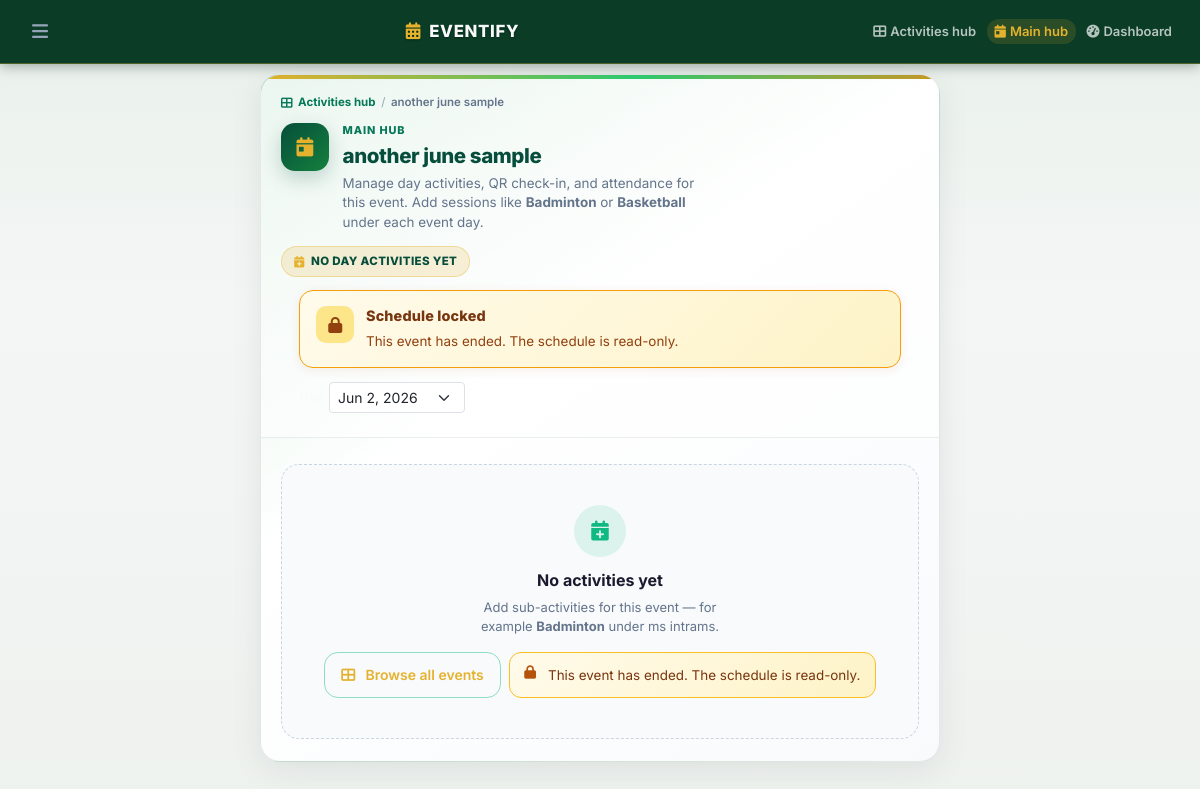
Page /event_activities.php?id=19 (signed in) on the committed database.
### tables this page shows
CREATE TABLE `events` (
  `id` int(11) NOT NULL,
  `title` varchar(150) NOT NULL,
  `description` text DEFAULT NULL,
  `date` date DEFAULT NULL,
  `end_date` date DEFAULT NULL,
  `start_time` time DEFAULT NULL,
  `end_time` time DEFAULT NULL,
  `end_time_na` tinyint(1) NOT NULL DEFAULT 0,
  `location` varchar(255) DEFAULT NULL,
  `organizer_id` int(11) NOT NULL,
  `created_at` timestamp NOT NULL DEFAULT current_timestamp(),
  `status` enum('pending','active','rejected','closed') DEFAULT 'pending',
  `department` varchar(800) NOT NULL DEFAULT 'ALL',
  `checkin_token` varchar(64) DEFAULT NULL,
  `reject_reason` text DEFAULT NULL,
  `registration_mode` varchar(20) NOT NULL DEFAULT 'rsvp'
);

CREATE TABLE `event_schedule_dates` (
  `id` int(11) NOT NULL,
  `event_id` int(11) NOT NULL,
  `schedule_date` date NOT NULL,
  `start_time` time DEFAULT NULL,
  `end_time` time DEFAULT NULL,
  `end_time_na` tinyint(1) NOT NULL DEFAULT 0
);

### event_activities.php (the view, shortened to what the rows shown need)
<?php
include __DIR__ . '/config/db.php';
require_once __DIR__ . '/backend/lib/event_day_sessions.php';
require_once __DIR__ . '/backend/lib/event_calendar.php';
$userId = (int) $_SESSION['user_id'];
$role = $_SESSION['role'] ?? '';
$eventId = (int) ($_GET['id'] ?? 0);
$dayFilter = substr(trim((string) ($_GET['day'] ?? '')), 0, 10);
$todayYmd = eventify_today_ymd();
$event = eventify_load_event_for_activities_hub($conn, $eventId);
$viewerId = in_array($role, ['student', 'organizer'], true) ? $userId : null;
$eventsForAttach = [$event];
eventify_events_attach_schedule_dates($conn, $eventsForAttach);
$event = $eventsForAttach[0];
$eventScheduleDates = eventify_event_calendar_display_dates($event);
$allSessions = eventify_load_event_day_sessions($conn, $eventId, null, $viewerId);
$byDate = eventify_group_sessions_by_date($allSessions);
$liveSessions = array_values(array_filter($allSessions, static function ($s) use ($todayYmd, $event) {
    return eventify_session_is_live_now($s, $todayYmd, null, $event);
}));
$isOrganizer = eventify_user_can_manage_event_activities($role, $userId, $event);
$isStudent = $role === 'student';
$isMultimedia = $role === 'multimedia';
$eventTicketSalesOpen = false;
if ($isOrganizer) {
    $defaultActivityDay = $dayFilter !== '' && in_array($dayFilter, $eventScheduleDates, true)
        ? $dayFilter
        : (in_array($todayYmd, $eventScheduleDates, true) ? $todayYmd : ($eventScheduleDates[0] ?? ''));
}
$eventCanReopen = false;
if ($isOrganizer) {
    require_once __DIR__ . '/backend/lib/event_status_auto.php';
    $dayLock = eventify_organizer_event_has_editable_schedule_day($conn, $eventId, $eventScheduleDates);
    $eventHasEditableScheduleDay = $dayLock['ok'];
    if (!$eventHasEditableScheduleDay) {
        $scheduleLockMessage = $dayLock['error'];
    }
}
$activitiesHubListUrl = BASE_URL . '/activities_hub.php';
$view = 'hub';
$studentMainRsvped = false;
$studentHasMainAccess = false;
$mainEventRegMode = $event ? eventify_event_registration_mode($event) : 'rsvp';
$mainRegCount = 0;
$mainMaxCap = null;
$mainEventOpenForRsvp = false;
function eah_h(string $s): string
{
    return htmlspecialchars($s, ENT_QUOTES, 'UTF-8');
}
    ?>
<!DOCTYPE html>
<html lang="en">
<head>
    <link href="https://cdn.jsdelivr.net/npm/bootstrap@5.3.2/dist/css/bootstrap.min.css" rel="stylesheet">
    <link rel="stylesheet" href="https://cdnjs.cloudflare.com/ajax/libs/font-awesome/6.4.0/css/all.min.css">
    <link rel="stylesheet" href="<?= BASE_URL ?>/assets/css/event_activities_hub.css?v=53">
    <?php if ($isStudent || $isOrganizer || $isMultimedia): ?>
    <link rel="stylesheet" href="<?= BASE_URL ?>/assets/css/eventify_modal.css?v=9">
    <?php endif; ?>
    <?php if ($isOrganizer): ?>
    <link rel="stylesheet" href="<?= BASE_URL ?>/assets/css/event_day_sessions.css?v=8">
    <link rel="stylesheet" href="<?= BASE_URL ?>/assets/css/create_event_modal.css?v=13">
    <link rel="stylesheet" href="https://cdn.jsdelivr.net/npm/leaflet@1.9.4/dist/leaflet.css">
    <?php endif; ?>
</head>
<body class="event-activities-hub<?= $isOrganizer ? ' event-activities-hub--organizer event-activities-hub--student' : '' ?><?= $isStudent ? ' event-activities-hub--student' : '' ?>">
<div class="eah-wrap">
    <div class="eah-hub-panel<?= ($isStudent || $isOrganizer) ? ' eah-hub-panel--student' : '' ?>">
    <?php if ($isStudent || $isOrganizer): ?><div class="eah-student-hub-shell"><?php endif; ?>
    <?php if ($view === 'hub'): ?>
        <?php if ($isStudent): ?>
            <?php
                $studentEventHubTitle = (string) ($event['title'] ?? 'Event');
                $studentEventHubHubUrl = $activitiesHubListUrl;
                $studentEventHubActivityCount = count($allSessions);
                $studentEventHubDayCount = count($byDate);
                $studentEventHubLiveCount = count($liveSessions);
                include __DIR__ . '/views/partials/student_event_hub_hero.php';
            ?>
            <div class="eah-student-hub-body eah-student-hub-body--event">
            <?php
            $mainFull = $mainMaxCap !== null && $mainMaxCap > 0 && $mainRegCount >= $mainMaxCap;
            $showMainRsvpStrip = $mainEventRegMode !== 'open' && ($studentHasMainAccess || $mainEventOpenForRsvp);
            ?>
            <?php if ($showMainRsvpStrip): ?>
            <div class="eah-rsvp-strip eah-rsvp-strip--student" id="eahMainEventRsvpBar">
                <?php if ($mainEventRegMode === 'paid_ticket'): ?>
                    <?php if ($studentHasMainAccess): ?>
                        <span class="eah-rsvp-strip__ok"><i class="fas fa-ticket-alt"></i> Ticket confirmed</span>
                        <a class="eah-rsvp-strip__btn" href="<?= eah_h(BASE_URL . '/event_activities.php?id=' . $eventId . '&view=tickets') ?>">My tickets</a>
                    <?php elseif ($eventTicketSalesOpen): ?>
                        <a class="eah-rsvp-strip__btn eah-rsvp-strip__btn--primary" href="<?= eah_h(BASE_URL . '/event_tickets.php?id=' . $eventId) ?>">
                            <i class="fas fa-shopping-cart me-1"></i> Buy ticket to join activities
                        </a>
                    <?php else: ?>
                        <span class="eah-rsvp-strip__hint">Ticket sales closed</span>
                    <?php endif; ?>
                <?php elseif ($studentMainRsvped): ?>
                    <span class="eah-rsvp-strip__ok"><i class="fas fa-check-circle"></i> Registered</span>
                    <?php if ($mainEventOpenForRsvp): ?>
                        <button type="button" class="eah-rsvp-strip__btn js-eah-main-cancel-rsvp" data-event-id="<?= (int) $eventId ?>">Cancel</button>
                    <?php endif; ?>
                <?php elseif (!$mainFull): ?>
                    <button type="button" class="eah-rsvp-strip__btn eah-rsvp-strip__btn--primary js-eah-main-rsvp" data-event-id="<?= (int) $eventId ?>">RSVP for event</button>
                <?php else: ?>
                    <span class="eah-rsvp-strip__hint">Event full</span>
                <?php endif; ?>
            </div>
            <?php endif; ?>
            <?php if ($allSessions !== []): ?>
                <?php include __DIR__ . '/views/partials/student_event_hub_toolbar.php'; ?>
            <?php else: ?>
                <?php include __DIR__ . '/views/partials/student_event_hub_toolbar_waiting.php'; ?>
            <?php endif; ?>
        <?php elseif ($isOrganizer): ?>
            <?php
                $organizerEventHubTitle = (string) ($event['title'] ?? 'Event');
                $organizerEventHubListUrl = $activitiesHubListUrl;
                $organizerEventHubActivityCount = count($allSessions);
                $organizerHeroPartial = __DIR__ . '/views/partials/organizer_event_hub_hero.php';
                if (is_readable($organizerHeroPartial)) {
                    include $organizerHeroPartial;
                }
            ?>
        <?php endif; ?>
    <?php endif; ?>
    <?php if ($isStudent || $isOrganizer): ?>
    </div>
    <?php endif; ?>
    </div>
</div>
</body>
</html>

### views/partials/organizer_event_hub_hero.php (shortened to what the rows shown need)
<?php
$organizerEventHubTitle = (string) ($organizerEventHubTitle ?? 'Event');
$organizerEventHubListUrl = (string) ($organizerEventHubListUrl ?? BASE_URL . '/activities_hub.php');
$organizerEventHubActivityCount = (int) ($organizerEventHubActivityCount ?? 0);
$organizerEventHubDayCount = (int) ($organizerEventHubDayCount ?? 0);
$eventScheduleDates = is_array($eventScheduleDates ?? null) ? $eventScheduleDates : [];
$defaultActivityDay = (string) ($defaultActivityDay ?? '');
$eventHasEditableScheduleDay = !empty($eventHasEditableScheduleDay);
$eventCanReopen = !empty($eventCanReopen ?? false);
$scheduleLockMessage = trim((string) ($scheduleLockMessage ?? ''));
$showOrganizerStatusBanner = $eventCanReopen || ($scheduleLockMessage !== '' && !$eventHasEditableScheduleDay);
$organizerStatusBannerTitle = '';
$organizerStatusBannerText = '';
$organizerStatusBannerVariant = 'locked';
if ($eventCanReopen) {
    $organizerStatusBannerTitle = 'Event ended';
    $organizerStatusBannerText = 'Check-in, RSVP, and ticket sales are paused for all activities. The schedule is read-only until you reopen this event.';
    $organizerStatusBannerVariant = 'ended';
} elseif ($scheduleLockMessage !== '' && !$eventHasEditableScheduleDay) {
    $organizerStatusBannerTitle = 'Schedule locked';
    $organizerStatusBannerText = $scheduleLockMessage;
}
if (!function_exists('organizer_event_hub_h')) {
    function organizer_event_hub_h(string $s): string
    {
        return htmlspecialchars($s, ENT_QUOTES, 'UTF-8');
    }
}
?>
<header class="eah-student-hub-hero eah-student-hub-hero--event eah-student-hub-hero--organizer">
    <nav class="eah-student-hub-hero__crumb" aria-label="Breadcrumb">
        <a class="eah-student-hub-hero__crumb-link" href="<?= organizer_event_hub_h($organizerEventHubListUrl) ?>">
            <i class="fas fa-th-large" aria-hidden="true"></i> Activities hub
        </a>
        <span class="eah-student-hub-hero__crumb-sep" aria-hidden="true">/</span>
        <span class="eah-student-hub-hero__crumb-current"><?= organizer_event_hub_h($organizerEventHubTitle) ?></span>
    </nav>
    <div class="eah-student-hub-hero__main">
        <div class="eah-student-hub-hero__icon" aria-hidden="true"><i class="fas fa-calendar-day"></i></div>
        <div class="eah-student-hub-hero__copy">
            <p class="eah-student-hub-hero__eyebrow">Main hub</p>
            <h1 class="eah-student-hub-hero__title"><?= organizer_event_hub_h($organizerEventHubTitle) ?></h1>
            <p class="eah-student-hub-hero__subtitle">Manage day activities, QR check-in, and attendance for this event. Add sessions like <strong>Badminton</strong> or <strong>Basketball</strong> under each event day.</p>
        </div>
    </div>
    <div class="eah-student-hub-hero__stats">
        <?php if ($organizerEventHubActivityCount > 0): ?>
        <span class="eah-student-hub-stat">
            <i class="fas fa-layer-group" aria-hidden="true"></i>
            <?= $organizerEventHubActivityCount ?> activit<?= $organizerEventHubActivityCount === 1 ? 'y' : 'ies' ?>
        </span>
        <span class="eah-student-hub-stat">
            <i class="fas fa-calendar-week" aria-hidden="true"></i>
            <?= $organizerEventHubDayCount ?> day<?= $organizerEventHubDayCount === 1 ? '' : 's' ?>
        </span>
        <?php else: ?>
        <span class="eah-student-hub-stat eah-student-hub-stat--main">
            <i class="fas fa-calendar-plus" aria-hidden="true"></i>
            No day activities yet
        </span>
        <?php endif; ?>
    </div>
    <?php if ($showOrganizerStatusBanner): ?>
    <div class="eah-organizer-status-banner eah-organizer-status-banner--<?= organizer_event_hub_h($organizerStatusBannerVariant) ?>" role="status">
        <span class="eah-organizer-status-banner__icon" aria-hidden="true">
            <i class="fas <?= $eventCanReopen ? 'fa-flag-checkered' : 'fa-lock' ?>"></i>
        </span>
        <div class="eah-organizer-status-banner__copy">
            <strong class="eah-organizer-status-banner__title"><?= organizer_event_hub_h($organizerStatusBannerTitle) ?></strong>
            <p class="eah-organizer-status-banner__text mb-0"><?= organizer_event_hub_h($organizerStatusBannerText) ?></p>
        </div>
    </div>
    <?php endif; ?>
    <div class="eah-organizer-actions eah-organizer-actions--hero<?= $showOrganizerStatusBanner ? ' eah-organizer-actions--after-banner' : '' ?>">
        <?php if (count($eventScheduleDates) > 1): ?>
            <label class="eah-organizer-actions__day" for="eahAddActivityDay">
                <span>Day</span>
                <select class="form-select form-select-sm" id="eahAddActivityDay">
                    <?php foreach ($eventScheduleDates as $schedYmd): ?>
                        <option value="<?= organizer_event_hub_h($schedYmd) ?>"<?= $schedYmd === $defaultActivityDay ? ' selected' : '' ?>>
                            <?= organizer_event_hub_h(date('M j, Y', strtotime($schedYmd))) ?>
                        </option>
                    <?php endforeach; ?>
                </select>
            </label>
        <?php else: ?>
            <input type="hidden" id="eahAddActivityDay" value="<?= organizer_event_hub_h($defaultActivityDay) ?>">
        <?php endif; ?>
    </div>
</header>

### rows in the picture
events: title "another june sample"
event_schedule_dates: schedule_date "Jun 2, 2026"

### other values in the picture
organizer_event_hub_h($organizerStatusBannerTitle) "Schedule locked"
organizer_event_hub_h($organizerStatusBannerText) "This event has ended. The schedule is read-only."
eah_h($scheduleLockMessage) "This event has ended. The schedule is read-only."
